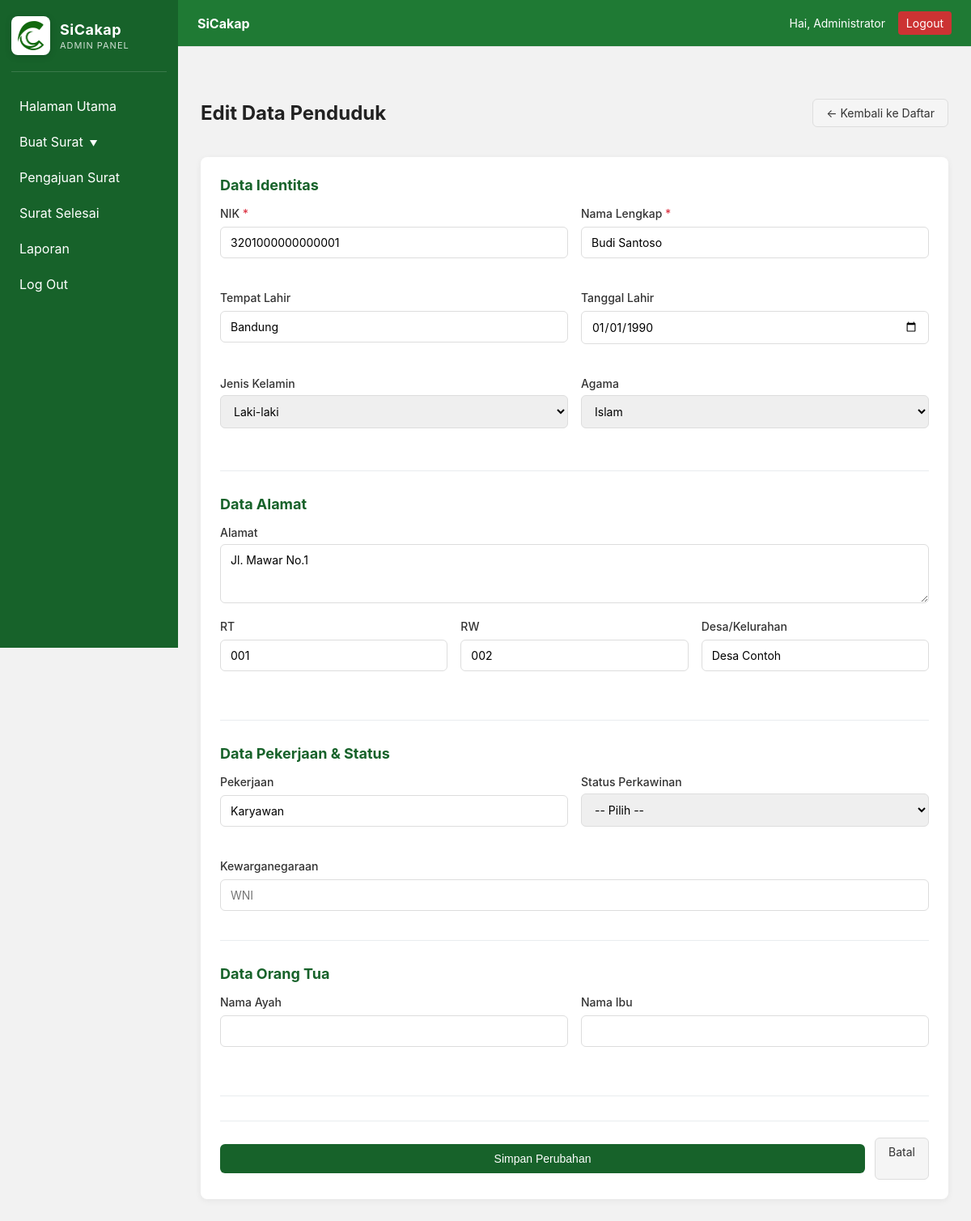
The page /public/index.php?p=resident_form&id=1 (signed in) on the database its author committed.
### tables this page shows
CREATE TABLE `residents` (
  `id` int(11) NOT NULL,
  `nik` varchar(50) NOT NULL,
  `name` varchar(255) NOT NULL,
  `tempat_lahir` varchar(255) DEFAULT NULL,
  `tanggal_lahir` date DEFAULT NULL,
  `jenis_kelamin` varchar(20) DEFAULT NULL,
  `agama` varchar(50) DEFAULT NULL,
  `alamat` text DEFAULT NULL,
  `rt` varchar(10) DEFAULT NULL,
  `rw` varchar(10) DEFAULT NULL,
  `desa` varchar(255) DEFAULT NULL,
  `pekerjaan` varchar(255) DEFAULT NULL,
  `status_perkawinan` varchar(50) DEFAULT NULL,
  `kewarganegaraan` varchar(50) DEFAULT NULL,
  `nama_ayah` varchar(255) DEFAULT NULL,
  `nama_ibu` varchar(255) DEFAULT NULL,
  `created_at` timestamp NOT NULL DEFAULT current_timestamp()
);

### app/functions.php (called while the page is built, shortened)
<?php
if (!function_exists('h')) {
    function h($s) {
        return htmlspecialchars($s, ENT_QUOTES, 'UTF-8');
    }
}

### app/auth.php (called while the page is built, shortened)
<?php
function current_user() {
    return $_SESSION['user'] ?? null;
}

### app/pages/resident_form.php (the view, shortened to what this page needs)
<?php
$pdo = db();
$user = current_user();
$id = isset($_GET['id']) ? intval($_GET['id']) : 0;
$is_edit = $id > 0;
$data = [
    'id' => '',
    'nik' => '',
    'name' => '',
    'tempat_lahir' => '',
    'tanggal_lahir' => '',
    'jenis_kelamin' => '',
    'agama' => '',
    'alamat' => '',
    'rt' => '',
    'rw' => '',
    'desa' => '',
    'pekerjaan' => '',
    'status_perkawinan' => '',
    'kewarganegaraan' => 'WNI',
    'nama_ayah' => '',
    'nama_ibu' => '',
];
if ($is_edit) {
    $stmt = $pdo->prepare("SELECT * FROM residents WHERE id = :id");
    $stmt->execute([':id' => $id]);
    $resident = $stmt->fetch();
    $data = array_merge($data, $resident);
}
?>
<!doctype html>
<html lang="id">
<head>
  <link rel="stylesheet" href="<?= h(rtrim(APP_URL, '/')) ?>/assets/css/style.css">
</head>
<body>
<?php include __DIR__ . '/_sidebar.php'; ?>
<div class="main">
  <header class="topbar">
    <div class="brand">SiCakap</div>
    <div class="user">
      <span>Hai, <?= h($user['name'] ?? $user['email'] ?? 'Administrator') ?></span>
      <a href="?p=logout" class="logout">Logout</a>
    </div>
  </header>
  <section class="content">
    <div class="page-header">
      <h1><?= $is_edit ? 'Edit Data Penduduk' : 'Tambah Data Penduduk' ?></h1>
      <a href="?p=residents" class="btn btn-light">← Kembali ke Daftar</a>
    </div>
    <div class="form-container">
      <form method="post" action="?p=resident_save" class="resident-form">
        <div class="form-section">
          <h3>Data Identitas</h3>
          <div class="form-row">
            <div class="form-group">
              <label for="nik">NIK <span class="required">*</span></label>
              <input type="text" id="nik" name="nik" value="<?= h($data['nik']) ?>"
                     required maxlength="50" placeholder="Nomor Induk Kependudukan">
            </div>
            <div class="form-group">
              <label for="name">Nama Lengkap <span class="required">*</span></label>
              <input type="text" id="name" name="name" value="<?= h($data['name']) ?>"
                     required maxlength="255" placeholder="Nama lengkap sesuai KTP">
            </div>
          </div>
          <div class="form-row">
            <div class="form-group">
              <label for="tempat_lahir">Tempat Lahir</label>
              <input type="text" id="tempat_lahir" name="tempat_lahir"
                     value="<?= h($data['tempat_lahir']) ?>" maxlength="255">
            </div>
            <div class="form-group">
              <label for="tanggal_lahir">Tanggal Lahir</label>
              <input type="date" id="tanggal_lahir" name="tanggal_lahir"
                     value="<?= h($data['tanggal_lahir']) ?>">
            </div>
          </div>
          <div class="form-row">
            <div class="form-group">
              <label for="jenis_kelamin">Jenis Kelamin</label>
              <select id="jenis_kelamin" name="jenis_kelamin">
                <option value="Laki-laki" <?= $data['jenis_kelamin'] == 'Laki-laki' ? 'selected' : '' ?>>Laki-laki</option>
              </select>
            </div>
            <div class="form-group">
              <label for="agama">Agama</label>
              <select id="agama" name="agama">
                <option value="Islam" <?= $data['agama'] == 'Islam' ? 'selected' : '' ?>>Islam</option>
              </select>
            </div>
          </div>
        </div>
        <div class="form-section">
          <h3>Data Alamat</h3>
          <div class="form-group">
            <label for="alamat">Alamat</label>
            <textarea id="alamat" name="alamat" rows="3" placeholder="Jalan, nomor rumah, kelurahan"><?= h($data['alamat']) ?></textarea>
          </div>
          <div class="form-row">
            <div class="form-group">
              <label for="rt">RT</label>
              <input type="text" id="rt" name="rt" value="<?= h($data['rt']) ?>"
                     maxlength="10" placeholder="001">
            </div>
            <div class="form-group">
              <label for="rw">RW</label>
              <input type="text" id="rw" name="rw" value="<?= h($data['rw']) ?>"
                     maxlength="10" placeholder="001">
            </div>
            <div class="form-group">
              <label for="desa">Desa/Kelurahan</label>
              <input type="text" id="desa" name="desa" value="<?= h($data['desa']) ?>"
                     maxlength="255" placeholder="Nama desa/kelurahan">
            </div>
          </div>
        </div>
        <div class="form-section">
          <h3>Data Pekerjaan & Status</h3>
          <div class="form-row">
            <div class="form-group">
              <label for="pekerjaan">Pekerjaan</label>
              <input type="text" id="pekerjaan" name="pekerjaan"
                     value="<?= h($data['pekerjaan']) ?>" maxlength="255" placeholder="PNS, Wiraswasta, dll">
            </div>
            <div class="form-group">
              <label for="status_perkawinan">Status Perkawinan</label>
              <select id="status_perkawinan" name="status_perkawinan">
                <option value="">-- Pilih --</option>
              </select>
            </div>
          </div>
          <div class="form-group">
            <label for="kewarganegaraan">Kewarganegaraan</label>
            <input type="text" id="kewarganegaraan" name="kewarganegaraan"
                   value="<?= h($data['kewarganegaraan']) ?>" maxlength="50" placeholder="WNI">
          </div>
        </div>
        <div class="form-section">
          <h3>Data Orang Tua</h3>
          <div class="form-row">
            <div class="form-group">
              <label for="nama_ayah">Nama Ayah</label>
              <input type="text" id="nama_ayah" name="nama_ayah"
                     value="<?= h($data['nama_ayah']) ?>" maxlength="255">
            </div>
            <div class="form-group">
              <label for="nama_ibu">Nama Ibu</label>
              <input type="text" id="nama_ibu" name="nama_ibu"
                     value="<?= h($data['nama_ibu']) ?>" maxlength="255">
            </div>
          </div>
        </div>
        <div class="form-actions">
          <button type="submit" class="btn btn-primary">
            <?= $is_edit ? 'Simpan Perubahan' : 'Tambah Penduduk' ?>
          </button>
          <a href="?p=residents" class="btn btn-light">Batal</a>
        </div>
      </form>
    </div>
  </section>
</div>
</body>
</html>

### public/assets/css/style.css (style rules this page uses)
body { margin: 0; font-family: Arial, Helvetica, sans-serif; background: #f2f2f2 }
.main { margin-left: 240px }
.topbar { background: #1f7a34; color: #fff; padding: 12px 20px; display: flex; justify-content: space-between; align-items: center }
.content { padding: 20px; background: #fff; min-height: calc(100vh - 60px) }
input, button { display: block; width: 100%; padding: 8px; margin: 8px 0; box-sizing: border-box }
button { background: #17622a; color: #fff; border: 0; border-radius: 4px }
.logout { background: #d43f3f; padding: 6px 10px; border-radius: 4px; color: #fff; text-decoration: none }
:root { --green: #17622a; --dark: #1f7a34; --muted: #f2f2f2; --card-bg: #ffffff; --text: #222; --accent: #5b5be0; --danger: #e05252; --radius: 8px; --max-width: 1200px; }
* { box-sizing: border-box }
html, body { height: 100%; margin: 0; font-family: Inter, "Segoe UI", Roboto, Arial, sans-serif; color: var(--text); background: var(--muted) }
a { color: var(--green); text-decoration: none }
.main { margin-left: 220px; min-height: 100vh }
.topbar { display: flex; justify-content: space-between; align-items: center; padding: 14px 24px; background: var(--dark); color: #fff; box-shadow: 0 1px 0 rgba(0, 0, 0, 0.06); }
.topbar .brand { font-weight: 700 }
.topbar .user { font-size: 14px }
.topbar .user .logout { margin-left: 12px; display: inline-block; background: #c33; color: #fff; padding: 6px 10px; border-radius: 4px }
.content { padding: 28px; max-width: var(--max-width); margin: 20px auto; background: transparent; }
.btn { display: inline-block; padding: 10px 14px; background: var(--green); color: #fff; border-radius: 6px }
.btn-primary { background: var(--green); color: #fff; padding: 10px 16px; border-radius: 6px; border: none; cursor: pointer; font-size: 14px; }
.btn-light { background: #f5f5f5; color: #333; padding: 8px 16px; border-radius: 6px; border: 1px solid #ddd; cursor: pointer; font-size: 14px; text-decoration: none; display: inline-block; }
.page-header { display: flex; justify-content: space-between; align-items: center; margin-bottom: 20px; }
.form-container { background: #fff; border-radius: 8px; padding: 24px; box-shadow: 0 2px 8px rgba(0,0,0,0.06); }
.resident-form { max-width: 900px; }
.form-section { margin-bottom: 30px; padding-bottom: 20px; border-bottom: 1px solid #e9ecef; }
.form-section h3 { margin-top: 0; margin-bottom: 16px; color: var(--green); font-size: 18px; }
.form-row { display: flex; gap: 16px; margin-bottom: 16px; }
.form-row .form-group { flex: 1; }
.form-group { margin-bottom: 16px; }
.form-group label { display: block; margin-bottom: 6px; font-weight: 500; font-size: 14px; color: #333; }
.required { color: #dc3545; }
.form-group input[type="text"], .form-group input[type="date"], .form-group select, .form-group textarea { width: 100%; padding: 10px 12px; border: 1px solid #ddd; border-radius: 6px; font-size: 14px; font-family: inherit; }
.form-group textarea { resize: vertical; }
.form-actions { display: flex; gap: 12px; margin-top: 24px; padding-top: 20px; border-top: 1px solid #e9ecef; }

### rows shown on the page
residents: nik "3201000000000001", name "Budi Santoso", tempat_lahir "Bandung", tanggal_lahir "01/01/1990", jenis_kelamin "Laki-laki", agama "Islam", alamat "Jl. Mawar No.1", rt "001", rw "002", desa "Desa Contoh", pekerjaan "Karyawan"

### other values the page prints
$user['name'] "Administrator"
